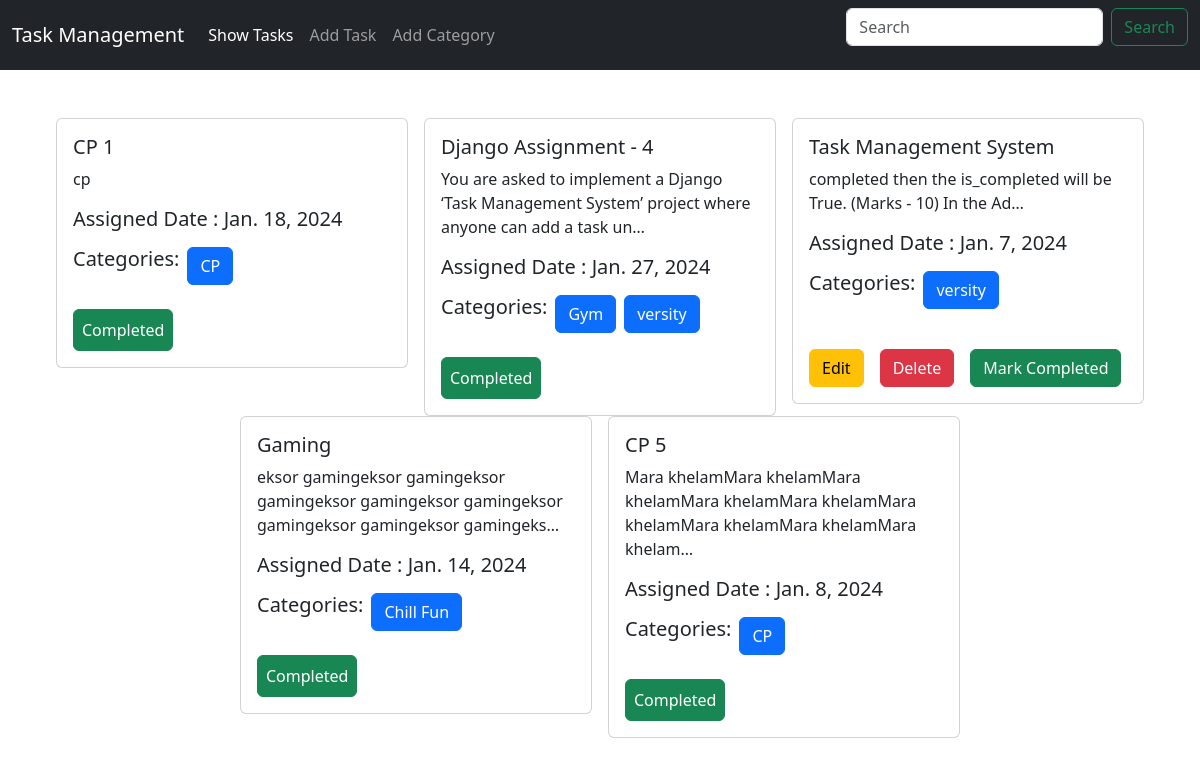
The page / on the database its author committed.
### task/models.py (models this page shows, shortened)
class TaskModel(models.Model):
    task_Title= models.CharField(max_length=40)
    task_Description= models.TextField()
    category =models.ManyToManyField(TaskCategory)
    is_Completed =models.BooleanField(default=False)
    Task_Assign_date = models.DateField()

### category/models.py (models this page shows, shortened)
class TaskCategory(models.Model):
    Category_Name = models.CharField(max_length=40)

### Task_Management/views.py (the view)
# urls.py: path('',views.home,name='homepage'),
def home(request):
    db = TaskModel.objects.all()
    return render(request,'home.html',{'db':db})

### templates/home.html
{% extends "base.html" %}
{% block content  %}
<div class="d-flex flex-wrap justify-content-center px-5 pt-5">
  {% for tasks in db %}
  <div class="col-sm-4">
    <div class="card mx-2">
      <div  class="card-body">
        <h5 class="card-title">{{tasks.task_Title}}</h5>
        <p class="card-text"> {{tasks.task_Description | truncatechars:100 }}   </p>
        <h5>Assigned Date : {{tasks.Task_Assign_date}}</h5>
        <div class="mt-3 d-flex gap-2  ">
        <h5 >Categories:</h5>
        {% for cat in tasks.category.all %}
        <button class ="btn btn-primary"> {{cat.Category_Name}} </button>
        {% endfor %}
    </div>
        <br>
        {% if not tasks.is_Completed %}
        <div class='d-flex gap-3  mt-3  '>
        <a class="btn btn-warning " href="{% url 'edit_task' tasks.id %}"> Edit </a>
        <a class="btn btn-danger " href="{% url 'delete_task' tasks.id %}"> Delete </a>
        <a class="btn btn-success " href="{% url 'mark_task' tasks.id %}"> Mark Completed </a>
        </div>
        {% else %}
            <button class="btn btn-large btn-success p-2   ">Completed</button>
        {% endif %}
      </div>
    </div>
  </div>
  {% endfor %}
  </div>
 {% endblock content %}

### templates/base.html (shortened to what this page needs)
<html lang="en">
  <head>
    <link href="https://cdn.jsdelivr.net/npm/bootstrap@5.3.2/dist/css/bootstrap.min.css" rel="stylesheet">
  </head>
  <body>
    <nav class="navbar navbar-expand-lg navbar-dark bg-dark">
      <div class="container-fluid">
        <a class="navbar-brand" href="{% url 'homepage' %}">Task Management</a>
        <div class="collapse navbar-collapse" id="navbarSupportedContent">
          <ul class="navbar-nav me-auto mb-2 mb-lg-0">
            <li class="nav-item">
              <a class="nav-link active" aria-current="page" href="{% url 'homepage' %}">Show Tasks</a>
            </li>
            <li class="nav-item">
              <a class="nav-link" href="{% url 'add_task' %}">Add Task</a>
            </li>
            <li class="nav-item">
              <a class="nav-link" href="{% url 'add_category' %}">Add Category</a>
            </li>
          </ul>
          <form class="d-flex">
            <input class="form-control me-2" type="search" placeholder="Search" aria-label="Search">
            <button class="btn btn-outline-success" type="submit">Search</button>
          </form>
        </div>
      </div>
    </nav>
    {% block content %}
    {% endblock content %}
  </body>
</html>

### rows shown on the page
TaskModel: task_Title "CP 1", task_Description "cp", Task_Assign_date "Jan. 18, 2024", is_Completed "Completed"
TaskCategory: Category_Name "CP"
TaskModel: task_Title "Django Assignment - 4", task_Description "You are asked to implement a Django ‘Task Management System’ project where anyone can add a task un…", Task_Assign_date "Jan. 27, 2024", is_Completed "Completed"
TaskCategory: Category_Name "Gym"
TaskCategory: Category_Name "versity"
TaskModel: task_Title "Task Management System", task_Description "completed then the is_completed will be True. (Marks - 10) In the Ad…", Task_Assign_date "Jan. 7, 2024", is_Completed "Edit"
TaskModel: task_Title "Gaming", task_Description "eksor gamingeksor gamingeksor gamingeksor gamingeksor gamingeksor gamingeksor gamingeksor gamingeks…", Task_Assign_date "Jan. 14, 2024", is_Completed "Completed"
TaskCategory: Category_Name "Chill Fun"
TaskModel: task_Title "CP 5", task_Description "Mara khelamMara khelamMara khelamMara khelamMara khelamMara khelamMara khelamMara khelamMara khelam…", Task_Assign_date "Jan. 8, 2024", is_Completed "Completed"
